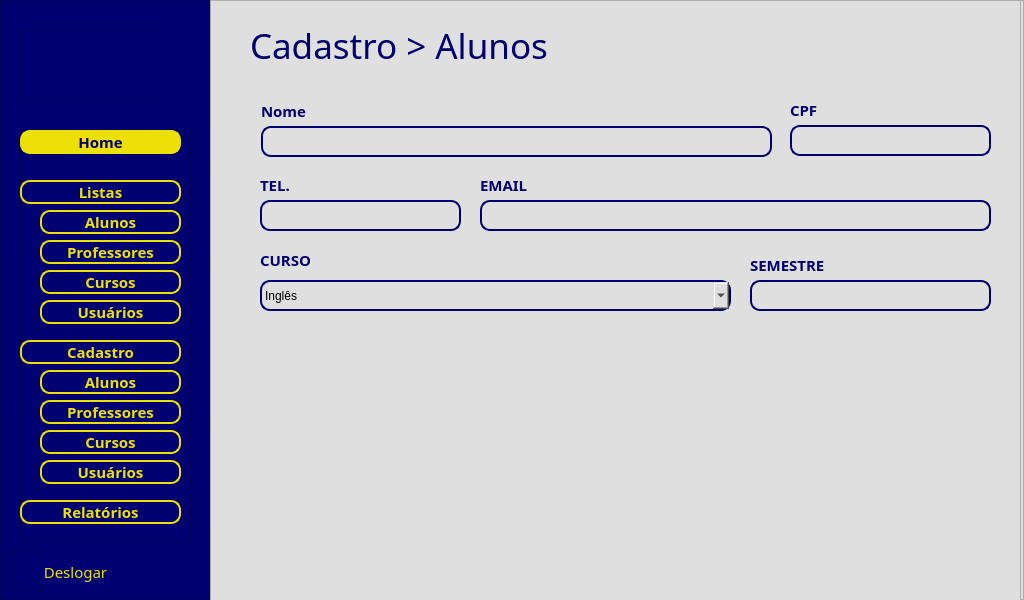
<?xml version="1.0" encoding="UTF-8"?>
<ui version="4.0">
 <class>menu</class>
 <widget class="QMainWindow" name="menu">
  <property name="geometry">
   <rect>
    <x>0</x>
    <y>0</y>
    <width>1024</width>
    <height>600</height>
   </rect>
  </property>
  <property name="minimumSize">
   <size>
    <width>1024</width>
    <height>600</height>
   </size>
  </property>
  <property name="maximumSize">
   <size>
    <width>1024</width>
    <height>600</height>
   </size>
  </property>
  <property name="font">
   <font>
    <bold>true</bold>
   </font>
  </property>
  <property name="windowTitle">
   <string>speak now - menu</string>
  </property>
  <property name="windowIcon">
   <iconset>
    <normaloff>../REPERTÓRIO/icon.png</normaloff>../REPERTÓRIO/icon.png</iconset>
  </property>
  <property name="styleSheet">
   <string notr="true">background-color: rgb(223, 223, 223);</string>
  </property>
  <widget class="QWidget" name="centralwidget">
   <property name="cursor">
    <cursorShape>ArrowCursor</cursorShape>
   </property>
   <property name="mouseTracking">
    <bool>false</bool>
   </property>
   <layout class="QHBoxLayout" name="horizontalLayout">
    <property name="spacing">
     <number>0</number>
    </property>
    <property name="leftMargin">
     <number>0</number>
    </property>
    <property name="topMargin">
     <number>0</number>
    </property>
    <property name="rightMargin">
     <number>0</number>
    </property>
    <property name="bottomMargin">
     <number>0</number>
    </property>
    <item>
     <widget class="QFrame" name="content">
      <property name="enabled">
       <bool>true</bool>
      </property>
      <property name="minimumSize">
       <size>
        <width>210</width>
        <height>23</height>
       </size>
      </property>
      <property name="maximumSize">
       <size>
        <width>65</width>
        <height>16777215</height>
       </size>
      </property>
      <property name="baseSize">
       <size>
        <width>3</width>
        <height>0</height>
       </size>
      </property>
      <property name="styleSheet">
       <string notr="true">background-color: rgb(0, 0, 112);</string>
      </property>
      <property name="frameShape">
       <enum>QFrame::StyledPanel</enum>
      </property>
      <property name="frameShadow">
       <enum>QFrame::Raised</enum>
      </property>
      <widget class="QFrame" name="frame">
       <property name="geometry">
        <rect>
         <x>20</x>
         <y>30</y>
         <width>140</width>
         <height>70</height>
        </rect>
       </property>
       <property name="minimumSize">
        <size>
         <width>140</width>
         <height>70</height>
        </size>
       </property>
       <property name="maximumSize">
        <size>
         <width>140</width>
         <height>70</height>
        </size>
       </property>
       <property name="sizeIncrement">
        <size>
         <width>140</width>
         <height>70</height>
        </size>
       </property>
       <property name="styleSheet">
        <string notr="true">QFrame {
	;
	background-image: url(:/menu_img/logo_menu.png);
	background-repeat: no-repeat;
	background-position: center;
}</string>
       </property>
       <property name="frameShape">
        <enum>QFrame::StyledPanel</enum>
       </property>
       <property name="frameShadow">
        <enum>QFrame::Raised</enum>
       </property>
      </widget>
      <widget class="QFrame" name="frame_2">
       <property name="geometry">
        <rect>
         <x>20</x>
         <y>130</y>
         <width>171</width>
         <height>411</height>
        </rect>
       </property>
       <property name="frameShape">
        <enum>QFrame::StyledPanel</enum>
       </property>
       <property name="frameShadow">
        <enum>QFrame::Raised</enum>
       </property>
       <widget class="QPushButton" name="pushButton_home">
        <property name="geometry">
         <rect>
          <x>0</x>
          <y>0</y>
          <width>161</width>
          <height>24</height>
         </rect>
        </property>
        <property name="font">
         <font>
          <pointsize>-1</pointsize>
          <italic>false</italic>
          <bold>true</bold>
         </font>
        </property>
        <property name="styleSheet">
         <string notr="true">QPushButton {
	
	background-color: rgb(237, 224, 7);
	font: 15px Montserrat, sans-serif;
	font-weight: bold;
	border: 2px solid #ede007 ;
	border-radius: 10px;
	
	color: rgb(0, 0, 112);
}

QPushButton:hover {
	background-color: rgb(237, 224, 7);
	border-radius: 10px;
	color: rgb(0, 0, 112);
}

QPushButton:pressed {
	background-color: rgb(211, 214, 4);
}</string>
        </property>
        <property name="text">
         <string>Home</string>
        </property>
       </widget>
       <widget class="QPushButton" name="pushButton_listas">
        <property name="geometry">
         <rect>
          <x>0</x>
          <y>50</y>
          <width>161</width>
          <height>24</height>
         </rect>
        </property>
        <property name="font">
         <font>
          <pointsize>-1</pointsize>
          <italic>false</italic>
          <bold>true</bold>
         </font>
        </property>
        <property name="layoutDirection">
         <enum>Qt::RightToLeft</enum>
        </property>
        <property name="styleSheet">
         <string notr="true">QPushButton {
	font: 15px Montserrat, sans-serif;
	font-weight: bold;
	border: 2px solid #ede007 ;
	border-radius: 10px;
	color: rgb(237, 224, 7);
}

QPushButton:hover {
	background-color: rgb(237, 224, 7);
	border-radius: 10px;
	color: rgb(0, 0, 112);
}

QPushButton:pressed {
	background-color: rgb(211, 214, 4);
}</string>
        </property>
        <property name="text">
         <string>Listas</string>
        </property>
       </widget>
       <widget class="QPushButton" name="pushButton_listas_alunos">
        <property name="geometry">
         <rect>
          <x>20</x>
          <y>80</y>
          <width>141</width>
          <height>24</height>
         </rect>
        </property>
        <property name="font">
         <font>
          <pointsize>-1</pointsize>
          <italic>false</italic>
          <bold>true</bold>
         </font>
        </property>
        <property name="styleSheet">
         <string notr="true">QPushButton {
	font: 15px Montserrat, sans-serif;
	font-weight: bold;
	border: 2px solid #ede007 ;
	border-radius: 10px;
	color: rgb(237, 224, 7);
}

QPushButton:hover {
	background-color: rgb(237, 224, 7);
	border-radius: 10px;
	color: rgb(0, 0, 112);
}

QPushButton:pressed {
	background-color: rgb(211, 214, 4);
}</string>
        </property>
        <property name="text">
         <string>Alunos</string>
        </property>
       </widget>
       <widget class="QPushButton" name="pushButton_listas_professores">
        <property name="geometry">
         <rect>
          <x>20</x>
          <y>110</y>
          <width>141</width>
          <height>24</height>
         </rect>
        </property>
        <property name="font">
         <font>
          <pointsize>-1</pointsize>
          <italic>false</italic>
          <bold>true</bold>
         </font>
        </property>
        <property name="styleSheet">
         <string notr="true">QPushButton {
	font: 15px Montserrat, sans-serif;
	font-weight: bold;
	border: 2px solid #ede007 ;
	border-radius: 10px;
	color: rgb(237, 224, 7);
}

QPushButton:hover {
	background-color: rgb(237, 224, 7);
	border-radius: 10px;
	color: rgb(0, 0, 112);
}

QPushButton:pressed {
	background-color: rgb(211, 214, 4);
}</string>
        </property>
        <property name="text">
         <string>Professores</string>
        </property>
       </widget>
       <widget class="QPushButton" name="pushButton_listas_cursos">
        <property name="geometry">
         <rect>
          <x>20</x>
          <y>140</y>
          <width>141</width>
          <height>24</height>
         </rect>
        </property>
        <property name="font">
         <font>
          <pointsize>-1</pointsize>
          <italic>false</italic>
          <bold>true</bold>
         </font>
        </property>
        <property name="styleSheet">
         <string notr="true">QPushButton {
	font: 15px Montserrat, sans-serif;
	font-weight: bold;
	border: 2px solid #ede007 ;
	border-radius: 10px;
	color: rgb(237, 224, 7);
}

QPushButton:hover {
	background-color: rgb(237, 224, 7);
	border-radius: 10px;
	color: rgb(0, 0, 112);
}

QPushButton:pressed {
	background-color: rgb(211, 214, 4);
}</string>
        </property>
        <property name="text">
         <string>Cursos</string>
        </property>
       </widget>
       <widget class="QPushButton" name="pushButton_listas_usuarios">
        <property name="geometry">
         <rect>
          <x>20</x>
          <y>170</y>
          <width>141</width>
          <height>24</height>
         </rect>
        </property>
        <property name="font">
         <font>
          <pointsize>-1</pointsize>
          <italic>false</italic>
          <bold>true</bold>
         </font>
        </property>
        <property name="styleSheet">
         <string notr="true">QPushButton {
	font: 15px Montserrat, sans-serif;
	font-weight: bold;
	border: 2px solid #ede007 ;
	border-radius: 10px;
	color: rgb(237, 224, 7);
}

QPushButton:hover {
	background-color: rgb(237, 224, 7);
	border-radius: 10px;
	color: rgb(0, 0, 112);
}

QPushButton:pressed {
	background-color: rgb(211, 214, 4);
}</string>
        </property>
        <property name="text">
         <string>Usuários</string>
        </property>
       </widget>
       <widget class="QPushButton" name="pushButton_cadastro">
        <property name="geometry">
         <rect>
          <x>0</x>
          <y>210</y>
          <width>161</width>
          <height>24</height>
         </rect>
        </property>
        <property name="font">
         <font>
          <pointsize>-1</pointsize>
          <italic>false</italic>
          <bold>true</bold>
         </font>
        </property>
        <property name="styleSheet">
         <string notr="true">QPushButton {
	font: 15px Montserrat, sans-serif;
	font-weight: bold;
	border: 2px solid #ede007 ;
	border-radius: 10px;
	color: rgb(237, 224, 7);
}

QPushButton:hover {
	background-color: rgb(237, 224, 7);
	border-radius: 10px;
	color: rgb(0, 0, 112);
}

QPushButton:pressed {
	background-color: rgb(211, 214, 4);
}</string>
        </property>
        <property name="text">
         <string>Cadastro</string>
        </property>
       </widget>
       <widget class="QPushButton" name="pushButton_cadastro_alunos">
        <property name="geometry">
         <rect>
          <x>20</x>
          <y>240</y>
          <width>141</width>
          <height>24</height>
         </rect>
        </property>
        <property name="font">
         <font>
          <pointsize>-1</pointsize>
          <italic>false</italic>
          <bold>true</bold>
         </font>
        </property>
        <property name="styleSheet">
         <string notr="true">QPushButton {
	font: 15px Montserrat, sans-serif;
	font-weight: bold;
	border: 2px solid #ede007 ;
	border-radius: 10px;
	color: rgb(237, 224, 7);
}

QPushButton:hover {
	background-color: rgb(237, 224, 7);
	border-radius: 10px;
	color: rgb(0, 0, 112);
}

QPushButton:pressed {
	background-color: rgb(211, 214, 4);
}</string>
        </property>
        <property name="text">
         <string>Alunos</string>
        </property>
       </widget>
       <widget class="QPushButton" name="pushButton_cadastro_professores">
        <property name="geometry">
         <rect>
          <x>20</x>
          <y>270</y>
          <width>141</width>
          <height>24</height>
         </rect>
        </property>
        <property name="font">
         <font>
          <pointsize>-1</pointsize>
          <italic>false</italic>
          <bold>true</bold>
         </font>
        </property>
        <property name="styleSheet">
         <string notr="true">QPushButton {
	font: 15px Montserrat, sans-serif;
	font-weight: bold;
	border: 2px solid #ede007 ;
	border-radius: 10px;
	color: rgb(237, 224, 7);
}

QPushButton:hover {
	background-color: rgb(237, 224, 7);
	border-radius: 10px;
	color: rgb(0, 0, 112);
}

QPushButton:pressed {
	background-color: rgb(211, 214, 4);
}</string>
        </property>
        <property name="text">
         <string>Professores</string>
        </property>
       </widget>
       <widget class="QPushButton" name="pushButton_cadastro_cursos">
        <property name="geometry">
         <rect>
          <x>20</x>
          <y>300</y>
          <width>141</width>
          <height>24</height>
         </rect>
        </property>
        <property name="font">
         <font>
          <pointsize>-1</pointsize>
          <italic>false</italic>
          <bold>true</bold>
         </font>
        </property>
        <property name="styleSheet">
         <string notr="true">QPushButton {
	font: 15px Montserrat, sans-serif;
	font-weight: bold;
	border: 2px solid #ede007 ;
	border-radius: 10px;
	color: rgb(237, 224, 7);
}

QPushButton:hover {
	background-color: rgb(237, 224, 7);
	border-radius: 10px;
	color: rgb(0, 0, 112);
}

QPushButton:pressed {
	background-color: rgb(211, 214, 4);
}</string>
        </property>
        <property name="text">
         <string>Cursos</string>
        </property>
       </widget>
       <widget class="QPushButton" name="pushButton_cadastro_usuarios">
        <property name="geometry">
         <rect>
          <x>20</x>
          <y>330</y>
          <width>141</width>
          <height>24</height>
         </rect>
        </property>
        <property name="font">
         <font>
          <pointsize>-1</pointsize>
          <italic>false</italic>
          <bold>true</bold>
         </font>
        </property>
        <property name="styleSheet">
         <string notr="true">QPushButton {
	font: 15px Montserrat, sans-serif;
	font-weight: bold;
	border: 2px solid #ede007 ;
	border-radius: 10px;
	color: rgb(237, 224, 7);
}

QPushButton:hover {
	background-color: rgb(237, 224, 7);
	border-radius: 10px;
	color: rgb(0, 0, 112);
}

QPushButton:pressed {
	background-color: rgb(211, 214, 4);
}</string>
        </property>
        <property name="text">
         <string>Usuários</string>
        </property>
       </widget>
       <widget class="QPushButton" name="pushButton_cadastro_2">
        <property name="geometry">
         <rect>
          <x>0</x>
          <y>370</y>
          <width>161</width>
          <height>24</height>
         </rect>
        </property>
        <property name="font">
         <font>
          <pointsize>-1</pointsize>
          <italic>false</italic>
          <bold>true</bold>
         </font>
        </property>
        <property name="styleSheet">
         <string notr="true">QPushButton {
	font: 15px Montserrat, sans-serif;
	font-weight: bold;
	border: 2px solid #ede007 ;
	border-radius: 10px;
	color: rgb(237, 224, 7);
}

QPushButton:hover {
	background-color: rgb(237, 224, 7);
	border-radius: 10px;
	color: rgb(0, 0, 112);
}

QPushButton:pressed {
	background-color: rgb(211, 214, 4);
}</string>
        </property>
        <property name="text">
         <string>Relatórios</string>
        </property>
       </widget>
      </widget>
      <widget class="QFrame" name="btn_deslogar">
       <property name="geometry">
        <rect>
         <x>10</x>
         <y>550</y>
         <width>31</width>
         <height>41</height>
        </rect>
       </property>
       <property name="styleSheet">
        <string notr="true">QFrame {	
	background-image: url(:/menu_img/menu_deslogar.png);
	background-repeat: no-repeat;
	background-position: center;
}</string>
       </property>
       <property name="frameShape">
        <enum>QFrame::StyledPanel</enum>
       </property>
       <property name="frameShadow">
        <enum>QFrame::Raised</enum>
       </property>
      </widget>
      <widget class="QPushButton" name="pushButton">
       <property name="geometry">
        <rect>
         <x>40</x>
         <y>560</y>
         <width>71</width>
         <height>24</height>
        </rect>
       </property>
       <property name="font">
        <font>
         <pointsize>-1</pointsize>
         <italic>false</italic>
         <bold>false</bold>
        </font>
       </property>
       <property name="styleSheet">
        <string notr="true">QPushButton {
	font: 15px Montserrat, sans-serif;
	font-weight: normal;
	background-color: rgb(0, 0, 112);
	color: rgb(237, 224, 7);
	border-radius: 0px;
}</string>
       </property>
       <property name="text">
        <string>Deslogar</string>
       </property>
      </widget>
     </widget>
    </item>
    <item>
     <widget class="QFrame" name="frame_3">
      <property name="frameShape">
       <enum>QFrame::StyledPanel</enum>
      </property>
      <property name="frameShadow">
       <enum>QFrame::Raised</enum>
      </property>
      <widget class="QFrame" name="frame_4">
       <property name="geometry">
        <rect>
         <x>0</x>
         <y>0</y>
         <width>811</width>
         <height>641</height>
        </rect>
       </property>
       <property name="minimumSize">
        <size>
         <width>811</width>
         <height>641</height>
        </size>
       </property>
       <property name="maximumSize">
        <size>
         <width>811</width>
         <height>641</height>
        </size>
       </property>
       <property name="frameShape">
        <enum>QFrame::StyledPanel</enum>
       </property>
       <property name="frameShadow">
        <enum>QFrame::Raised</enum>
       </property>
       <widget class="QStackedWidget" name="paginas">
        <property name="geometry">
         <rect>
          <x>779</x>
          <y>10</y>
          <width>31</width>
          <height>21</height>
         </rect>
        </property>
        <widget class="QWidget" name="pg_home"/>
        <widget class="QWidget" name="pg_listas_alunos"/>
        <widget class="QWidget" name="pg_listas_professores"/>
        <widget class="QWidget" name="pg_listas_cursos"/>
        <widget class="QWidget" name="pg_listas_usuarios"/>
        <widget class="QWidget" name="pg_cadastro_alunos"/>
        <widget class="QWidget" name="pg_cadastro_professores"/>
        <widget class="QWidget" name="pg_cadastro_cursos"/>
        <widget class="QWidget" name="pg_cadastro_usuarios"/>
        <widget class="QWidget" name="pg_relatorios"/>
       </widget>
       <widget class="QLabel" name="label">
        <property name="geometry">
         <rect>
          <x>40</x>
          <y>20</y>
          <width>321</width>
          <height>51</height>
         </rect>
        </property>
        <property name="styleSheet">
         <string notr="true">QLabel {
	font: 35px Montserrat, sans-serif;
	font-weight: normal;
	color: rgb(0, 0, 112);
}
</string>
        </property>
        <property name="text">
         <string>Cadastro &gt; Alunos</string>
        </property>
       </widget>
       <widget class="QLabel" name="label_2">
        <property name="geometry">
         <rect>
          <x>51</x>
          <y>101</y>
          <width>47</width>
          <height>19</height>
         </rect>
        </property>
        <property name="styleSheet">
         <string notr="true">QLabel {
	font: 15px Montserrat, sans-serif;
	font-weight: bold;
	color: rgb(0, 0, 112);
	border: 0px;
}
</string>
        </property>
        <property name="text">
         <string>Nome</string>
        </property>
       </widget>
       <widget class="QLineEdit" name="lineEdit_2">
        <property name="geometry">
         <rect>
          <x>580</x>
          <y>125</y>
          <width>201</width>
          <height>31</height>
         </rect>
        </property>
        <property name="minimumSize">
         <size>
          <width>0</width>
          <height>0</height>
         </size>
        </property>
        <property name="maximumSize">
         <size>
          <width>16777215</width>
          <height>16777215</height>
         </size>
        </property>
        <property name="styleSheet">
         <string notr="true">QLineEdit {	
	border: 2px solid #000070 ;
	border-radius: 10px;
}
</string>
        </property>
       </widget>
       <widget class="QLabel" name="label_3">
        <property name="geometry">
         <rect>
          <x>580</x>
          <y>100</y>
          <width>47</width>
          <height>19</height>
         </rect>
        </property>
        <property name="styleSheet">
         <string notr="true">QLabel {
	font: 15px Montserrat, sans-serif;
	font-weight: bold;
	color: rgb(0, 0, 112);
	border: 0px;
}
</string>
        </property>
        <property name="text">
         <string>CPF</string>
        </property>
       </widget>
       <widget class="QLineEdit" name="lineEdit_3">
        <property name="geometry">
         <rect>
          <x>50</x>
          <y>200</y>
          <width>201</width>
          <height>31</height>
         </rect>
        </property>
        <property name="minimumSize">
         <size>
          <width>0</width>
          <height>0</height>
         </size>
        </property>
        <property name="maximumSize">
         <size>
          <width>16777215</width>
          <height>16777215</height>
         </size>
        </property>
        <property name="styleSheet">
         <string notr="true">QLineEdit {	
	border: 2px solid #000070 ;
	border-radius: 10px;
}
</string>
        </property>
       </widget>
       <widget class="QLabel" name="label_4">
        <property name="geometry">
         <rect>
          <x>50</x>
          <y>175</y>
          <width>47</width>
          <height>19</height>
         </rect>
        </property>
        <property name="styleSheet">
         <string notr="true">QLabel {
	font: 15px Montserrat, sans-serif;
	font-weight: bold;
	color: rgb(0, 0, 112);
	border: 0px;
}
</string>
        </property>
        <property name="text">
         <string>TEL.</string>
        </property>
       </widget>
       <widget class="QLabel" name="label_5">
        <property name="geometry">
         <rect>
          <x>270</x>
          <y>175</y>
          <width>47</width>
          <height>19</height>
         </rect>
        </property>
        <property name="styleSheet">
         <string notr="true">QLabel {
	font: 15px Montserrat, sans-serif;
	font-weight: bold;
	color: rgb(0, 0, 112);
	border: 0px;
}
</string>
        </property>
        <property name="text">
         <string>EMAIL</string>
        </property>
       </widget>
       <widget class="QLineEdit" name="lineEdit_4">
        <property name="geometry">
         <rect>
          <x>270</x>
          <y>200</y>
          <width>511</width>
          <height>31</height>
         </rect>
        </property>
        <property name="minimumSize">
         <size>
          <width>0</width>
          <height>0</height>
         </size>
        </property>
        <property name="maximumSize">
         <size>
          <width>16777215</width>
          <height>16777215</height>
         </size>
        </property>
        <property name="styleSheet">
         <string notr="true">QLineEdit {	
	border: 2px solid #000070 ;
	border-radius: 10px;
}
</string>
        </property>
       </widget>
       <widget class="QLabel" name="label_6">
        <property name="geometry">
         <rect>
          <x>50</x>
          <y>250</y>
          <width>61</width>
          <height>19</height>
         </rect>
        </property>
        <property name="styleSheet">
         <string notr="true">QLabel {
	font: 15px Montserrat, sans-serif;
	font-weight: bold;
	color: rgb(0, 0, 112);
	border: 0px;
}
</string>
        </property>
        <property name="text">
         <string>CURSO</string>
        </property>
       </widget>
       <widget class="QComboBox" name="comboBox">
        <property name="geometry">
         <rect>
          <x>50</x>
          <y>280</y>
          <width>471</width>
          <height>31</height>
         </rect>
        </property>
        <property name="styleSheet">
         <string notr="true">QComboBox {	
	border: 2px solid #000070 ;
	border-radius: 10px;
}

 QScrollBar::up-arrow:vertical, QScrollBar::down-arrow:vertical {
     border: 2px solid grey;
     width: 3px;
     height: 3px;
     background: white;
 }</string>
        </property>
        <item>
         <property name="text">
          <string>Inglês</string>
         </property>
        </item>
        <item>
         <property name="text">
          <string>Espanhol</string>
         </property>
        </item>
        <item>
         <property name="text">
          <string>Francês</string>
         </property>
        </item>
        <item>
         <property name="text">
          <string>Alemão</string>
         </property>
        </item>
       </widget>
       <widget class="QLineEdit" name="lineEdit_5">
        <property name="geometry">
         <rect>
          <x>540</x>
          <y>280</y>
          <width>241</width>
          <height>31</height>
         </rect>
        </property>
        <property name="minimumSize">
         <size>
          <width>0</width>
          <height>0</height>
         </size>
        </property>
        <property name="maximumSize">
         <size>
          <width>16777215</width>
          <height>16777215</height>
         </size>
        </property>
        <property name="styleSheet">
         <string notr="true">QLineEdit {	
	border: 2px solid #000070 ;
	border-radius: 10px;
}
</string>
        </property>
       </widget>
       <widget class="QLabel" name="label_7">
        <property name="geometry">
         <rect>
          <x>540</x>
          <y>255</y>
          <width>91</width>
          <height>19</height>
         </rect>
        </property>
        <property name="styleSheet">
         <string notr="true">QLabel {
	font: 15px Montserrat, sans-serif;
	font-weight: bold;
	color: rgb(0, 0, 112);
	border: 0px;
}
</string>
        </property>
        <property name="text">
         <string>SEMESTRE</string>
        </property>
       </widget>
       <widget class="QLineEdit" name="lineEdit">
        <property name="geometry">
         <rect>
          <x>51</x>
          <y>126</y>
          <width>511</width>
          <height>31</height>
         </rect>
        </property>
        <property name="minimumSize">
         <size>
          <width>0</width>
          <height>0</height>
         </size>
        </property>
        <property name="maximumSize">
         <size>
          <width>16777215</width>
          <height>16777215</height>
         </size>
        </property>
        <property name="styleSheet">
         <string notr="true">QLineEdit {	
	border: 2px solid #000070 ;
	border-radius: 10px;
}
</string>
        </property>
       </widget>
      </widget>
     </widget>
    </item>
   </layout>
  </widget>
 </widget>
 <resources>
  <include location="../REPERTÓRIO/file_login.qrc"/>
  <include location="../REPERTÓRIO/file_menu.qrc"/>
 </resources>
 <connections/>
</ui>
